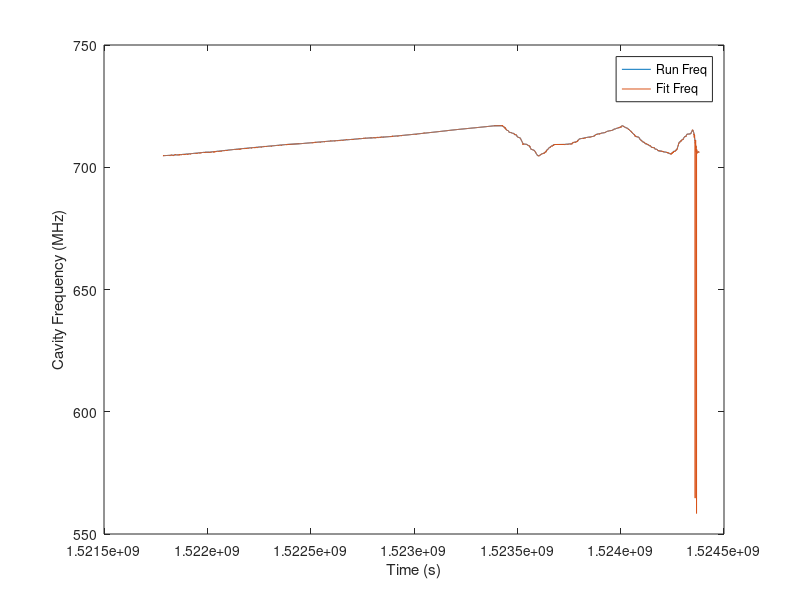
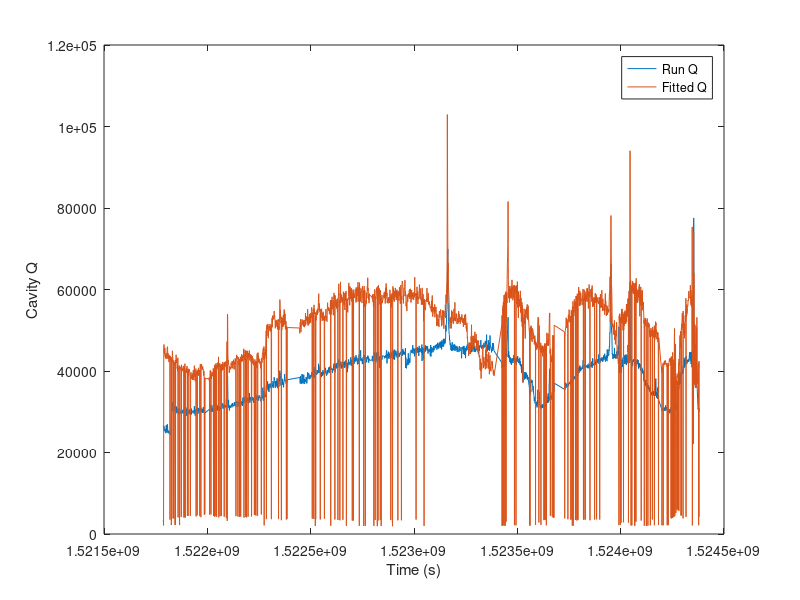

MATLAB code to generate these figures, in order:
close all
clear all

reflection_fit_results=load('reflection_fit_results_nibble2.txt');
reflection_run_params=load('reflection_run_params_nibble2.txt');

time=reflection_fit_results(:,1);
na_log_id=reflection_fit_results(:,2);
fitted_freq=reflection_fit_results(:,5);
fitted_q=reflection_fit_results(:,6);
fitted_gain=reflection_fit_results(:,7);
constant=reflection_fit_results(:,3);
lorentz=reflection_fit_results(:,4);

run_freq=reflection_run_params(:,3);
run_q=reflection_run_params(:,4);
reflection_run_params(:,5);

figure
plot(time, run_freq)
hold on
plot(time, fitted_freq)
xlabel('Time (s)')
ylabel('Cavity Frequency (MHz)')
legend('Run Freq', 'Fit Freq')

figure
plot(time, run_q)
hold on
plot(time, fitted_q)
xlabel('Time (s)')
ylabel('Cavity Q')
legend('Run Q', 'Fitted Q')